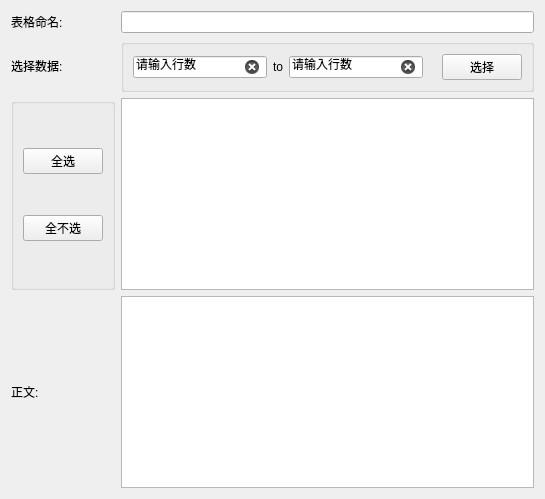
          <widget class="QWidget" name="text2">
           <attribute name="title">
            <string>2.数据表格</string>
           </attribute>
           <layout class="QGridLayout" name="gridLayout_8">
            <item row="2" column="1">
             <widget class="QGroupBox" name="groupBox_3">
              <property name="sizePolicy">
               <sizepolicy hsizetype="Preferred" vsizetype="Fixed">
                <horstretch>0</horstretch>
                <verstretch>0</verstretch>
               </sizepolicy>
              </property>
              <property name="title">
               <string/>
              </property>
              <layout class="QHBoxLayout" name="horizontalLayout_2">
               <item>
                <widget class="QLineEdit" name="doc_2_start">
                 <property name="text">
                  <string>请输入行数</string>
                 </property>
                 <property name="clearButtonEnabled">
                  <bool>true</bool>
                 </property>
                </widget>
               </item>
               <item>
                <widget class="QLabel" name="label_23">
                 <property name="text">
                  <string>to</string>
                 </property>
                </widget>
               </item>
               <item>
                <widget class="QLineEdit" name="doc_2_end">
                 <property name="text">
                  <string>请输入行数</string>
                 </property>
                 <property name="clearButtonEnabled">
                  <bool>true</bool>
                 </property>
                </widget>
               </item>
               <item>
                <widget class="QLabel" name="doc_2_status">
                 <property name="text">
                  <string/>
                 </property>
                 <property name="wordWrap">
                  <bool>true</bool>
                 </property>
                </widget>
               </item>
               <item>
                <widget class="QPushButton" name="doc_2_button1">
                 <property name="text">
                  <string>选择</string>
                 </property>
                 <property name="checkable">
                  <bool>true</bool>
                 </property>
                </widget>
               </item>
              </layout>
             </widget>
            </item>
            <item row="3" column="0">
             <widget class="QGroupBox" name="groupBox_4">
              <property name="title">
               <string/>
              </property>
              <layout class="QVBoxLayout" name="verticalLayout_7">
               <item>
                <widget class="QPushButton" name="doc_2_button2">
                 <property name="text">
                  <string>全选</string>
                 </property>
                 <property name="checkable">
                  <bool>true</bool>
                 </property>
                </widget>
               </item>
               <item>
                <widget class="QPushButton" name="doc_2_button3">
                 <property name="text">
                  <string>全不选</string>
                 </property>
                 <property name="checkable">
                  <bool>true</bool>
                 </property>
                </widget>
               </item>
              </layout>
             </widget>
            </item>
            <item row="0" column="1">
             <widget class="QLineEdit" name="doc_2_tablename">
              <property name="clearButtonEnabled">
               <bool>true</bool>
              </property>
             </widget>
            </item>
            <item row="2" column="0">
             <widget class="QLabel" name="label_24">
              <property name="sizePolicy">
               <sizepolicy hsizetype="Preferred" vsizetype="Preferred">
                <horstretch>0</horstretch>
                <verstretch>0</verstretch>
               </sizepolicy>
              </property>
              <property name="text">
               <string>选择数据:</string>
              </property>
             </widget>
            </item>
            <item row="0" column="0">
             <widget class="QLabel" name="label_22">
              <property name="text">
               <string>表格命名:</string>
              </property>
             </widget>
            </item>
            <item row="3" column="1">
             <widget class="QTableWidget" name="doc_2_table">
              <property name="sizePolicy">
               <sizepolicy hsizetype="Expanding" vsizetype="Expanding">
                <horstretch>0</horstretch>
                <verstretch>0</verstretch>
               </sizepolicy>
              </property>
             </widget>
            </item>
            <item row="4" column="0">
             <widget class="QLabel" name="label_25">
              <property name="text">
               <string>正文:</string>
              </property>
             </widget>
            </item>
            <item row="4" column="1">
             <widget class="QPlainTextEdit" name="doc_2_text">
              <property name="sizePolicy">
               <sizepolicy hsizetype="Preferred" vsizetype="Preferred">
                <horstretch>0</horstretch>
                <verstretch>0</verstretch>
               </sizepolicy>
              </property>
             </widget>
            </item>
           </layout>
          </widget>
